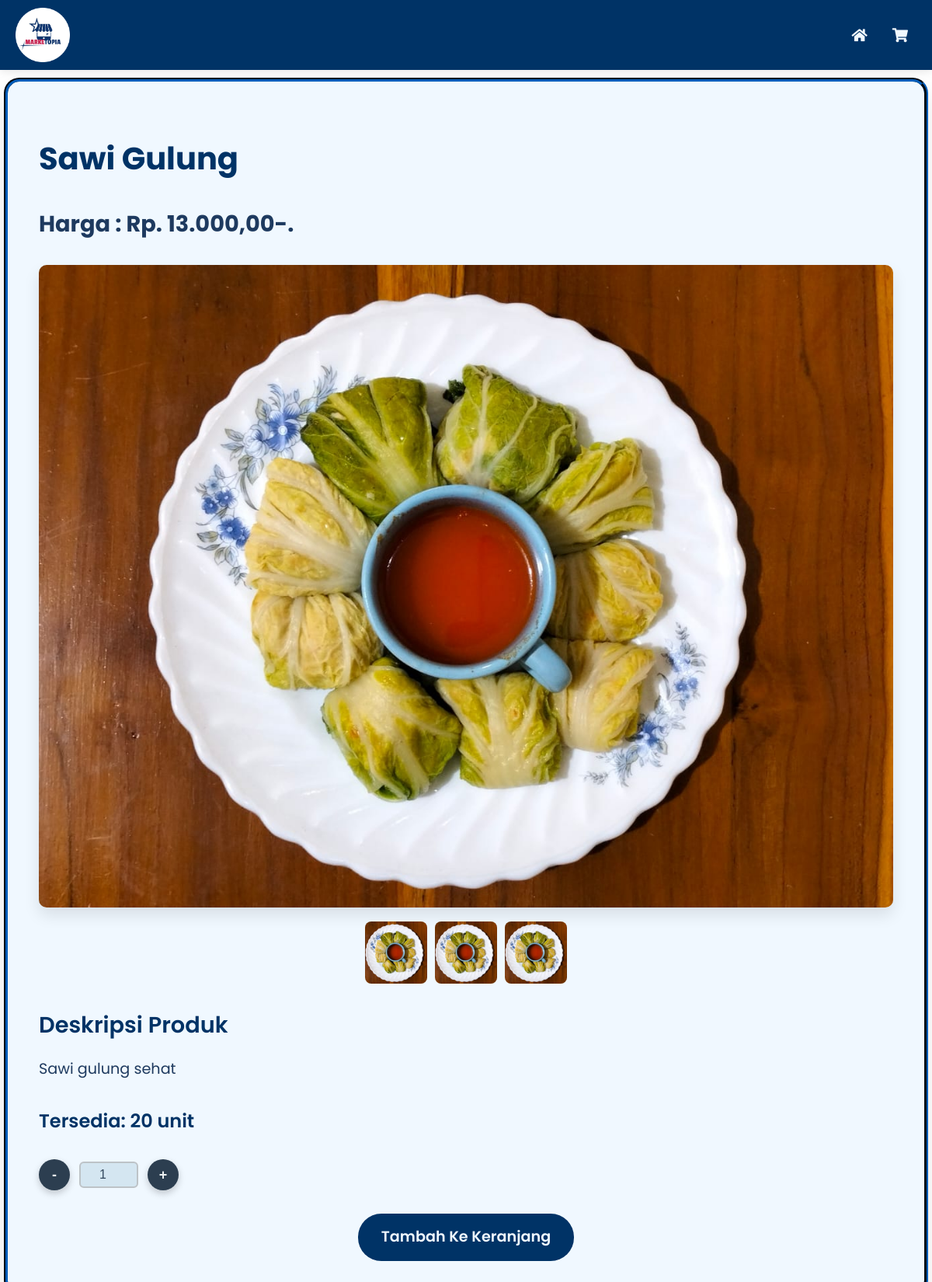
Screenshot of /info-produk-pages.php?id=2&type=foods (signed in) with the database file from the repository.
### tables this page shows
CREATE TABLE `foods` (
  `foods_id` int NOT NULL,
  `nama` varchar(100) NOT NULL,
  `deskripsi` text,
  `harga` decimal(10,2) NOT NULL,
  `quantity` int DEFAULT NULL,
  `gambar` text,
  `nama_gambar` text,
  `product_type` enum('food','drink') NOT NULL
);

### info-produk-pages.php (the view, shortened to what this page needs)
<?php
include "CODES/BACKEND/db.php";
if (isset($_GET['id']) && isset($_GET['type'])) {
    $id = intval($_GET['id']);
    $type = $_GET['type'];
    if ($type === 'foods' || $type === 'drinks') {
        $table = $type;
        $sql = "SELECT * FROM $table WHERE " . ($type === 'foods' ? 'foods_id' : 'drinks_id') . " = ?";
        $stmt = $db->prepare($sql);
        $stmt->bind_param("i", $id);
        $stmt->execute();
        $result = $stmt->get_result();
        $produk = $result->fetch_assoc();
        if ($produk) {
            $nama = $produk['nama'];
            $harga = $produk['harga'];
            $deskripsi = $produk['deskripsi'];
            $stock = $produk['quantity'];
            $url_gambar = $produk['gambar'];
            if ($stock < 1) {
                $message = "Habis";
            } else {
                $message = "Tersedia: " . $stock . " unit";
            }
        } else {
            $error = "Produk tidak ditemukan.";
        }
    } else {
        $error = "Tipe produk tidak valid.";
    }
} else {
    $error = "Parameter tidak lengkap.";
}
?>
<!DOCTYPE html>
<html lang="id">
<head>
    <link rel="stylesheet" href="CODES/CSS/info-produk-styles.css">
    <link href="https://cdnjs.cloudflare.com/ajax/libs/font-awesome/5.15.4/css/all.min.css" rel="stylesheet">
</head>
<div>
    <div id="container">
        <header>
            <div class="kontainer-header">
                <img class="logo" src="assets/images/icon.png" alt="Logo">
                <div class="menu-icons">
                    <a href="dashboard.php" class="menu-link">
                        <i class="fas fa-home"></i>
                    </a>
                    <a href="carts-pages.php" class="menu-link">
                        <i class="fas fa-shopping-cart"></i>
                    </a>
                </div>
            </div>
        </header>
        <div class="produk-detail-container">
            <div class="produk-info">
                <div class="produk-header">
                    <h1 class="produk-title"><?= htmlspecialchars($nama) ?></h1>
                    <p class="produk-harga">Harga : Rp. <?= htmlspecialchars(number_format($harga, 0, ',', '.')), ',00-.' ?></p>
                </div>
                <div class="produk-gallery">
                    <div class="produk-img-container">
                        <img src="<?= htmlspecialchars($url_gambar) ?>" alt="<?= htmlspecialchars($nama) ?>" class="produk-main-img">
                    </div>
                    <div class="produk-img-thumbnails">
                        <img src="<?= htmlspecialchars($url_gambar) ?>" alt="Thumbnail 1" class="thumbnail-img">
                        <img src="<?= htmlspecialchars($url_gambar) ?>" alt="Thumbnail 2" class="thumbnail-img">
                        <img src="<?= htmlspecialchars($url_gambar) ?>" alt="Thumbnail 3" class="thumbnail-img">
                    </div>
                </div>
                <div class="produk-description">
                    <h3>Deskripsi Produk</h3>
                    <p><?= htmlspecialchars($deskripsi) ?></p>
                </div>
                <div class="produk-additional-info">
                <div class="produk-availability">
                    <h4><?= htmlspecialchars($message) ?></h4>
                </div>
                </div>
                <div class="product-quantity">
                <form class="quantity-control">
                    <button class="minus-btn" type="button">-</button>
                    <input type="number" value="1" class="quantity-input" name="quantity_total" min="1">
                    <button class="plus-btn" type="button">+</button>
                </form>
            </div>
            <div class="produk-action">
                <a href="#" id="addToCart" class="add-to-cart-btn">Tambah Ke Keranjang</a>
            </div>
                </div>
            </div>
        </div>
</body>
</html>

### CODES/CSS/info-produk-styles.css (style rules this page uses)
header { width: 100%; position: fixed; top: 0; z-index: 1000; background: #003366; box-shadow: 0 2px 10px rgba(0, 0, 0, 0.1); }
.kontainer-header { display: flex; justify-content: space-between; align-items: center; padding: 10px 20px; }
.logo { width: 70px; height: 70px; margin: 0; }
.menu-icons { display: flex; align-items: center; position: absolute; right: 5px; padding: 10px; border-radius: 5px; }
.menu-link { display: flex; align-items: center; padding: 8px 16px; color: #f0f8ff; border-radius: 5px; background-color: transparent; text-decoration: none; font-weight: bold; transition: background-color 0.3s ease, transform 0.2s ease; }
.menu-link i { font-size: 18px; color: #f0f8ff; }
.produk-detail-container { display: flex; justify-content: center; align-items: flex-start; min-height: 100vh; width: 100%; overflow-x: hidden; }
.produk-info { margin-top: 100px; background-color: #f0f8ff; border: groove 5px #003366; border-radius: 20px; box-shadow: 0 15px 30px rgba(0, 0, 0, 0.1); max-width: 1100px; width: 100%; padding: 40px; }
.produk-header { margin-bottom: 30px; }
.produk-title { font-size: 2.5rem; color: #003366; font-weight: 700; }
.produk-harga { font-size: 1.8rem; color: #1E3A5F; font-weight: 700; }
.produk-gallery { display: flex; flex-direction: column; align-items: center; margin-bottom: 30px; }
.produk-img-container { text-align: center; margin-bottom: 10px; }
.produk-main-img { max-width: 100%; height: auto; border-radius: 10px; box-shadow: 0 10px 20px rgba(0, 0, 0, 0.1); transition: transform 0.3s ease; }
.produk-img-thumbnails { display: flex; gap: 10px; justify-content: center; }
.product-quantity { text-align: center; }
.quantity-control { display: flex; align-items: center; gap: 12px; }
.quantity-control button { width: 40px; height: 40px; background: #2c3e50; color: #ecf0f1; font-size: 18px; font-weight: bold; border: none; border-radius: 50%; cursor: pointer; box-shadow: 0 4px 10px rgba(0, 0, 0, 0.2); transition: transform 0.2s, background 0.3s; }
.quantity-input { width: 60px; text-align: center; border: 2px solid #bdc3c7; border-radius: 6px; padding: 6px; font-size: 16px; font-weight: 500; color: #34495e; background: #d4e6f1; }
.thumbnail-img { width: 80px; height: 80px; object-fit: cover; border-radius: 8px; cursor: pointer; transition: transform 0.3s ease; }
.produk-description { margin-bottom: 30px; }
.produk-description h3 { font-size: 1.8rem; font-weight: 600; color: #003366; margin-bottom: 15px; }
.produk-description p { font-size: 1.2rem; line-height: 1.6; color: #1E3A5F; }
.produk-additional-info { margin-bottom: 30px; }
.produk-additional-info h4 { font-size: 1.5rem; font-weight: 600; color: #003366; margin-bottom: 15px; }
.produk-action { display: flex; gap: 20px; justify-content: center; }
.add-to-cart-btn, .buy-now-btn { background-color: #003366; color: #f0f8ff; padding: 15px 30px; margin-top: 30px; border-radius: 30px; font-size: 1.2rem; text-decoration: none; text-align: center; font-weight: 600; transition: background-color 0.3s ease, transform 0.3s ease; }

### rows the page displays
foods: nama "Sawi Gulung", harga "13.000", gambar (picture), deskripsi "Sawi gulung sehat", quantity "Tersedia: 20 unit"
